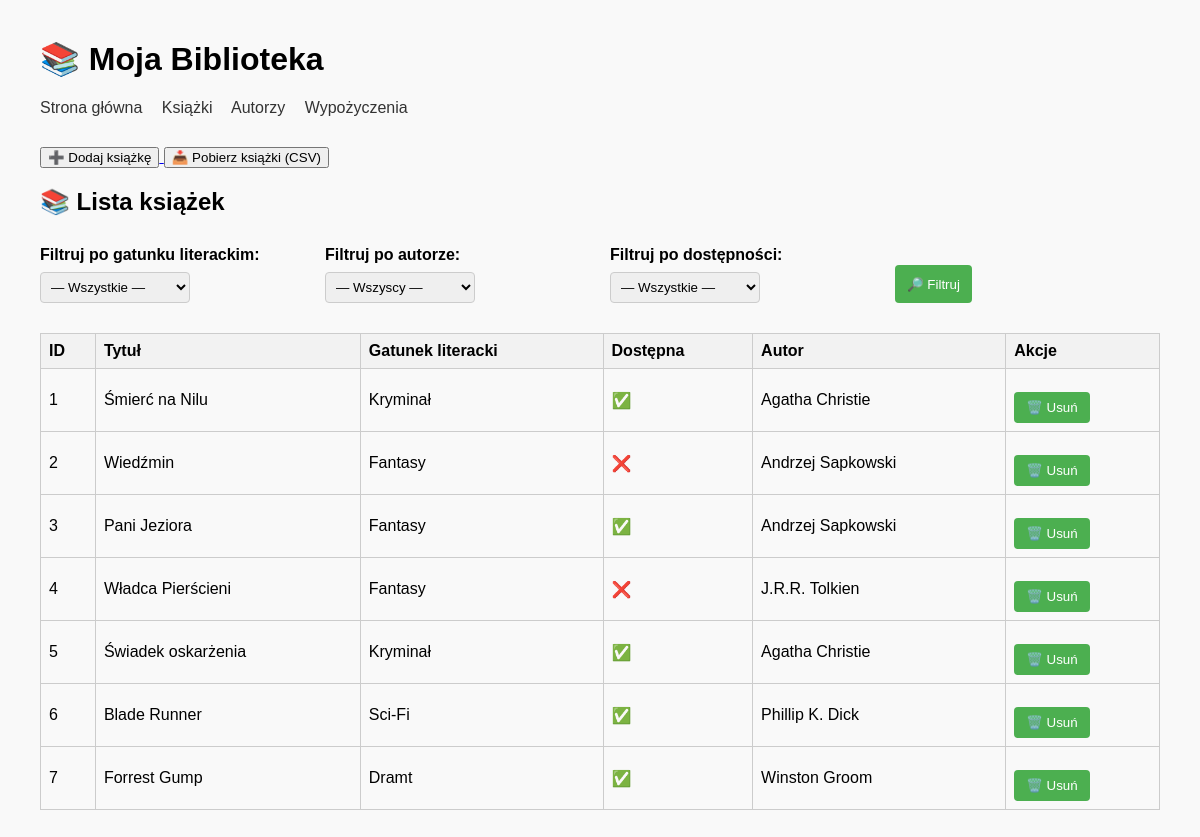
Before: /books with the older database file.
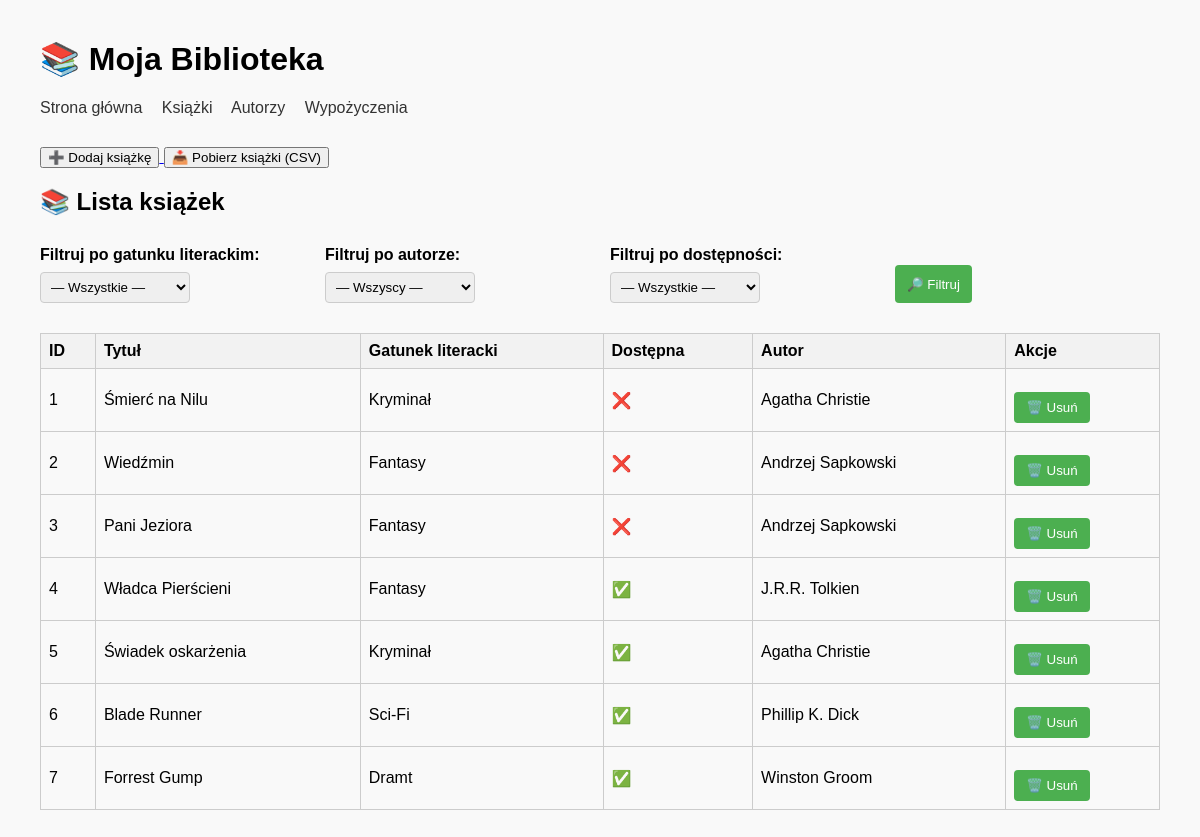
After: the same page with the newer database file.
### app/models.py (models this page shows, shortened)
class Book(db.Model):
    __tablename__ = "books"
    id = db.Column(db.Integer, primary_key=True)
    author_id = db.Column(db.Integer, db.ForeignKey("authors.id"), nullable=False)
    title = db.Column(db.String(200), nullable=False)
    genre = db.Column(db.String(100))
    available = db.Column(db.Boolean, default=True)
    borrowings = db.relationship("Borrowings", backref="book", lazy="dynamic")

class Author(db.Model):
    __tablename__ = "authors"
    id = db.Column(db.Integer, primary_key=True)
    name = db.Column(db.String(100), nullable=False)
    surname = db.Column(db.String(100), nullable=False)
    nationality = db.Column(db.String(100))
    main_genre = db.Column(db.String(100))
    info_url = db.Column(db.String(300), nullable=True)
    books = db.relationship("Book", backref="author", lazy="dynamic")

### app/routes.py (the view)
@app.route("/books", strict_slashes=False)
def books():
    genre = request.args.get("genre")
    author_id = request.args.get("author_id")
    available = request.args.get("available")
    genres = db.session.query(Book.genre).distinct().filter(Book.genre.isnot(None)).all()
    genre_list = sorted(set(g[0] for g in genres if g[0]))
    authors = Author.query.order_by(Author.name).all()
    query = Book.query
    if available == "true":
        query = query.filter(Book.available.is_(True))
    elif available == "false":
        query = query.filter(Book.available.is_(False))
    if genre:
        query = query.filter(Book.genre.ilike(f"%{genre}%"))
    if author_id:
        query = query.filter(Book.author_id == int(author_id))
    books = query.all()
    return render_template("books.html", books=books, genre_list=genre_list, authors=authors)

### app/templates/books.html (shortened to what this page needs)
{% extends "base.html" %}
{% block content %}
<a href="{{ url_for('new_book') }}">
    <button>➕ Dodaj książkę</button>
</a>
    <a href="{{ url_for('export_books') }}">
    <button>📥 Pobierz książki (CSV)</button>
</a>
<h2>📚 Lista książek</h2>
<form method="GET" action="{{ url_for('books') }}" class="filter-row">
        <div>
        <label for="genre">Filtruj po gatunku literackim:</label>
        <select name="genre">
            <option value="">— Wszystkie —</option>
        </select>
    </div>
    <div>
        <label for="author_id">Filtruj po autorze:</label>
        <select name="author_id">
            <option value="">— Wszyscy —</option>
        </select>
    </div>
    <div>
        <label for="available">Filtruj po dostępności:</label>
        <select name="available">
            <option value="">— Wszystkie —</option>
        </select>
    </div>
    <div>
        <button type="submit">🔎 Filtruj</button>
    </div>
</form>
<table>
    <tr>
        <th>ID</th>
        <th>Tytuł</th>
        <th>Gatunek literacki</th>
        <th>Dostępna</th>
        <th>Autor</th>
        <th>Akcje</th>
    </tr>
    {% for book in books %}
    <tr>
        <td>{{ book.id }}</td>
        <td>{{ book.title }}</td>
        <td>{{ book.genre }}</td>
        <td>{{ "✅" if book.available else "❌" }}</td>
        <td>{{ book.author.name }} {{ book.author.surname }}</td>
        <td>
            <form method="POST" action="{{ url_for('delete_book', book_id=book.id) }}" style="display:inline;">
                <button type="submit" onclick="return confirm('Czy na pewno chcesz usunąć tę książkę?')">🗑️
                    Usuń</button>
            </form>
        </td>
    </tr>
    {% endfor %}
</table>
{% endblock %}

Changed rows visible on the page:
changed Book "Śmierć na Nilu": available "✅" → "❌"
changed Book "Pani Jeziora": available "✅" → "❌"
changed Book "Władca Pierścieni": available "❌" → "✅"
